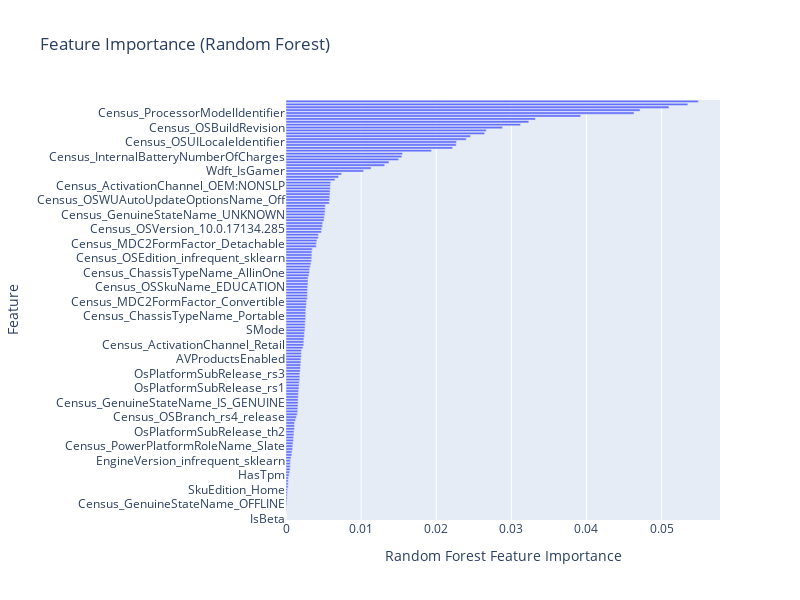

Notebook code for this chart:
### Markdown cell above
Random Forest

### Code cell
import plotly.express as px

importance = Random_Forest_trained.feature_importances_
idxs = np.argsort(importance)

RF_importance = pd.DataFrame({
    'Feature': [df_encoded.columns[i] for i in idxs],
    'Importance': importance[idxs]
})

# Plotting
fig = px.bar(RF_importance, x='Importance', y='Feature', orientation='h',
             title="Feature Importance (Random Forest)",
             labels={'Importance': 'Random Forest Feature Importance'})
fig.update_layout(width=800, height=600)
fig.show()


RF_importance.sort_values(by= 'Importance',ascending=False)

# Vamos a hacer una tabla del feature importance para saber el punto exacto donde hemos de hacer el corte (cambio de pendiente, segun el grafico de plotly mas, yo elegiría el 0.0057 o cerca)
# Para la creacion del grafico de plotly ya tenemos la tabla creada, asi que primero la ordenamos y printeamospara mas tarde hacer un query.

### Figure 1 — Plotly figure (JSON) as saved in the notebook; plotly's stock layout.template omitted (floating-point values rounded to 4 significant figures; data arrays with more than 128 entries replaced by an {"elided": "..."} marker saying what was removed)
{"data": [{"alignmentgroup": "True", "hovertemplate": "Random Forest Feature Importance=%{x}<br>Feature=%{y}<extra></extra>", "legendgroup": "", "marker": {"color": "#636efa", "pattern": {"shape": ""}}, "name": "", "offsetgroup": "", "orientation": "h", "showlegend": false, "textposition": "auto", "type": "bar", "x": {"elided": "145 float values"}, "xaxis": "x", "y": {"elided": "145 str values"}, "yaxis": "y"}], "layout": {"barmode": "relative", "height": 600, "legend": {"tracegroupgap": 0}, "title": {"text": "Feature Importance (Random Forest)"}, "width": 800, "xaxis": {"anchor": "y", "domain": [0, 1], "title": {"text": "Random Forest Feature Importance"}}, "yaxis": {"anchor": "x", "domain": [0, 1], "title": {"text": "Feature"}}}}
